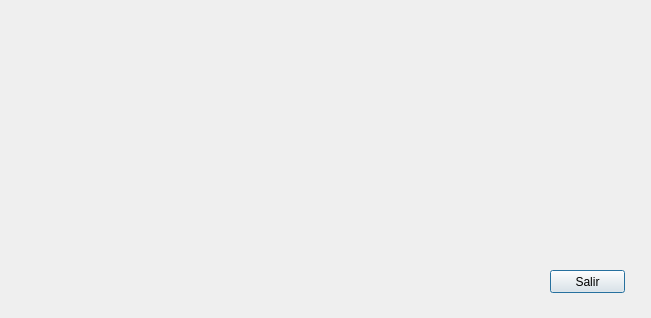
<?xml version="1.0" encoding="UTF-8"?>
<ui version="4.0">
 <class>Dialog</class>
 <widget class="QDialog" name="Dialog">
  <property name="geometry">
   <rect>
    <x>0</x>
    <y>0</y>
    <width>651</width>
    <height>318</height>
   </rect>
  </property>
  <property name="windowTitle">
   <string>Dialog</string>
  </property>
  <widget class="QPushButton" name="pushButton">
   <property name="geometry">
    <rect>
     <x>550</x>
     <y>270</y>
     <width>75</width>
     <height>23</height>
    </rect>
   </property>
   <property name="text">
    <string>Salir</string>
   </property>
  </widget>
 </widget>
 <resources/>
 <connections>
  <connection>
   <sender>pushButton</sender>
   <signal>clicked()</signal>
   <receiver>Dialog</receiver>
   <slot>accept()</slot>
   <hints>
    <hint type="sourcelabel">
     <x>590</x>
     <y>280</y>
    </hint>
    <hint type="destinationlabel">
     <x>620</x>
     <y>199</y>
    </hint>
   </hints>
  </connection>
 </connections>
</ui>
